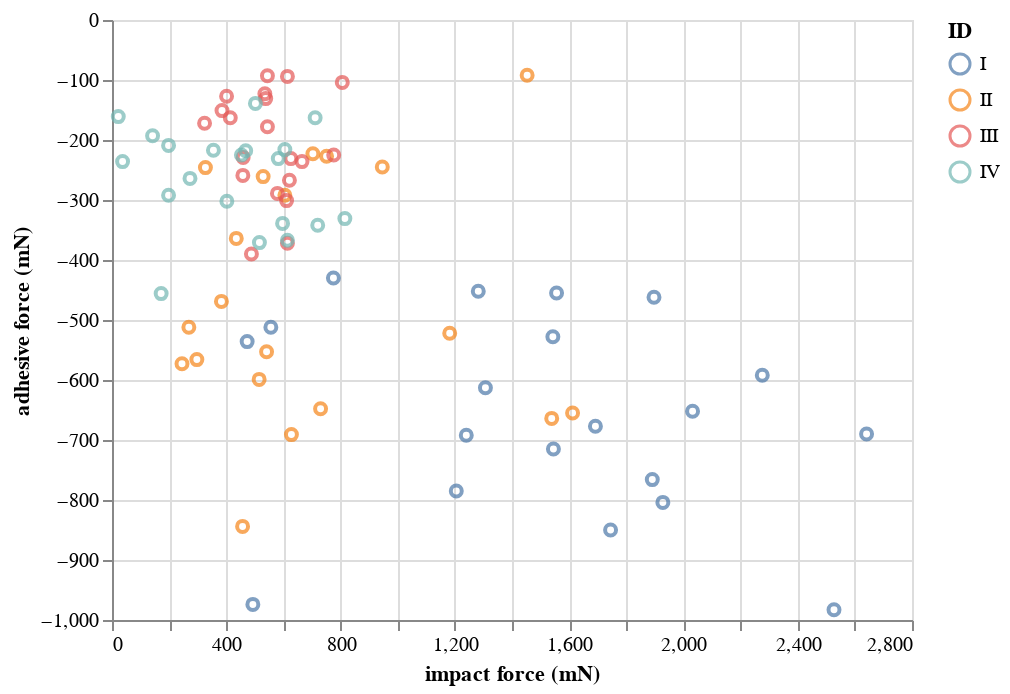

Here is the notebook cell this chart was saved with:
### Code cell
chart_frog=alt.Chart(df
    ).mark_point(
    ).encode(
        x='impact force (mN):Q',
        y='adhesive force (mN):Q',
        color='ID:N')
chart_frog
